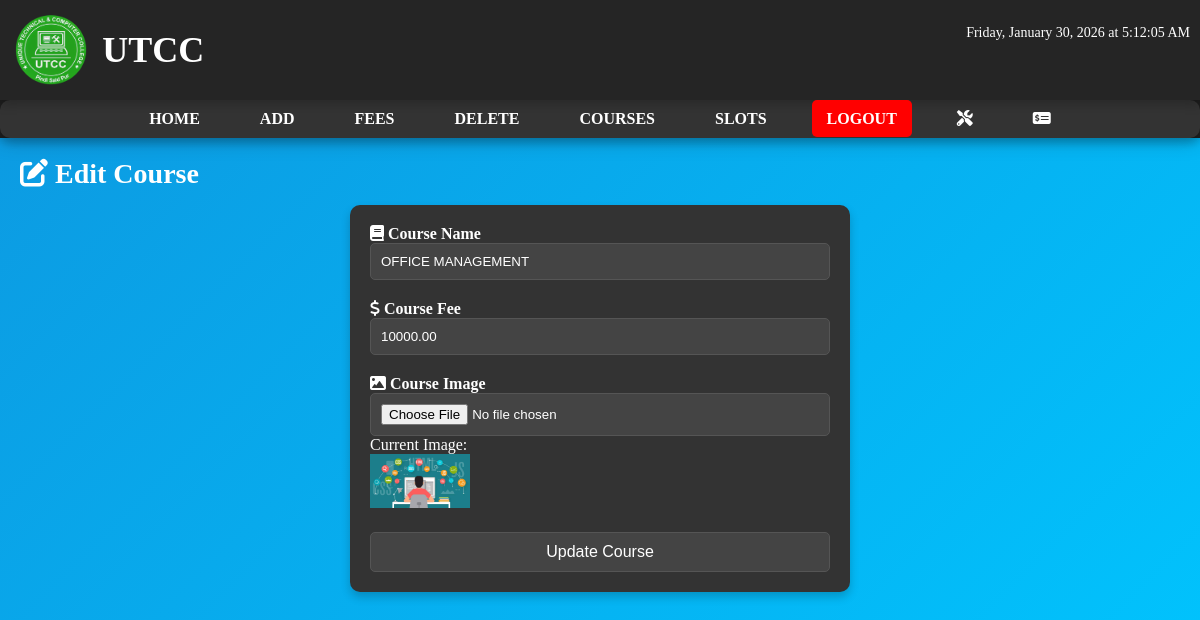
Screenshot of /add_course.php?id=1 (signed in) with the database file from the repository.
### tables this page shows
CREATE TABLE `courses` (
  `id` int(11) NOT NULL AUTO_INCREMENT,
  `name` varchar(100) NOT NULL,
  `fees` decimal(10,2) NOT NULL,
  `picture` varchar(255) NOT NULL,
  PRIMARY KEY (`id`)
);

### add_course.php (the view, shortened to what this page needs)
<?php
include 'header.php';
include 'db_connection.php';
$courseName = $courseFee = $courseImage = "";
$updateMode = false;
if (isset($_GET['id'])) {
    $updateMode = true;
    $courseId = $_GET['id'];
    $query = "SELECT * FROM courses WHERE id = $courseId";
    $result = mysqli_query($conn, $query);
    $course = mysqli_fetch_assoc($result);
    $courseName = $course['name'];
    $courseFee = $course['fees'];
    $courseImage = $course['picture'];
}
?>
<!DOCTYPE html>
<html lang="en">
<head>
    <link rel="stylesheet" href="style1.css">
    <link rel="stylesheet" href="https://cdnjs.cloudflare.com/ajax/libs/font-awesome/6.0.0/css/all.min.css">
</head>
<body>
<div id="main-content">
    <h2><i class="fa <?php echo $updateMode ? 'fa-edit' : 'fa-plus'; ?>"></i> <?php echo $updateMode ? "Edit Course" : "Add New Course"; ?></h2>
    <form class="post-form" action="add_course.php<?php echo $updateMode ? "?id=$courseId" : ""; ?>" method="post" enctype="multipart/form-data">
        <div class="form-group">
            <label><i class="fa fa-book"></i> Course Name</label>
            <input type="text" name="course_name" value="<?php echo $courseName; ?>" required />
        </div>
        <div class="form-group">
            <label><i class="fa fa-dollar-sign"></i> Course Fee</label>
            <input type="number" name="course_fee" step="0.01" value="<?php echo $courseFee; ?>" required />
        </div>
        <div class="form-group">
            <label><i class="fa fa-image"></i> Course Image</label>
            <input type="file" name="course_image" accept="image/*" />
            <?php if ($updateMode && $courseImage) { ?>
                <p>Current Image:</p>
                <img src="<?php echo $courseImage; ?>" width="100">
            <?php } ?>
        </div>
        <input class="submit-btn" type="submit" value="<?php echo $updateMode ? "Update Course" : "Add Course"; ?>" />
    </form>
</div>
</body>
</html>

### style1.css (style rules this page uses)
* { margin: 0; padding: 0; box-sizing: border-box; }
body { background: linear-gradient(135deg, #0d98e0, #00c6ff); background-attachment: fixed; color: #fff; transition: background 0.5s; overflow-x: hidden; font-family: calibri; }
#main-content { padding: 20px; }
#main-content h2 { font-size: 28px; text-transform: capitalize; margin-bottom: 15px; }
button, .p-btn, .a-btn, .l-btn, .submit-btn { font-size: 16px; padding: 10px 15px; color: #fff; border: none; border-radius: 5px; cursor: pointer; transition: background 0.3s, transform 0.2s ease; }
.submit-btn { background-color: #1abc9c; }
#main-content .post-form { max-width: 500px; margin: 0 auto; padding: 20px; background-color: #333; border-radius: 10px; box-shadow: 0 5px 10px rgba(0, 0, 0, 0.2); transition: transform 0.2s ease; }
#main-content .post-form .form-group { margin-bottom: 20px; }
#main-content .post-form .form-group label { font-weight: 600; }
#main-content .post-form input, #main-content .post-form select, #main-content .post-form textarea { width: 100%; padding: 10px; border: 1px solid #555; border-radius: 5px; background-color: #444; color: #fff; transition: border-color 0.3s ease, color 0.3s ease; }

### rows the page displays
courses: course_name "OFFICE MANAGEMENT", course_fee "10000.00", picture (picture)
